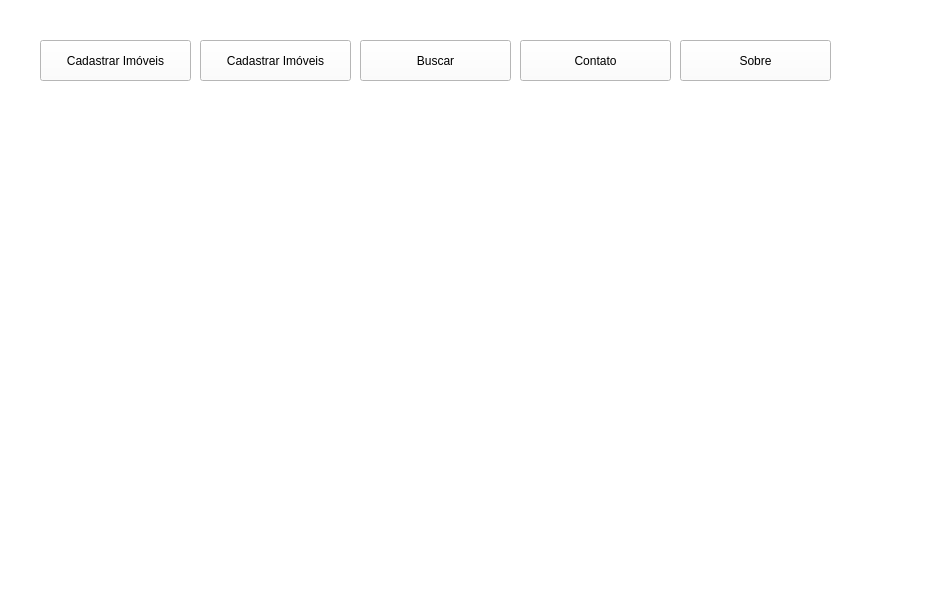
<?xml version="1.0" encoding="UTF-8"?>
<ui version="4.0">
 <class>MainWindow</class>
 <widget class="QMainWindow" name="MainWindow">
  <property name="geometry">
   <rect>
    <x>0</x>
    <y>0</y>
    <width>943</width>
    <height>600</height>
   </rect>
  </property>
  <property name="windowTitle">
   <string>MainWindow</string>
  </property>
  <property name="styleSheet">
   <string notr="true">background-color: rgb(255, 255, 255);
border-color: rgb(255, 255, 255);</string>
  </property>
  <widget class="QWidget" name="centralwidget">
   <widget class="QPushButton" name="pushButton_4">
    <property name="geometry">
     <rect>
      <x>40</x>
      <y>40</y>
      <width>151</width>
      <height>41</height>
     </rect>
    </property>
    <property name="cursor">
     <cursorShape>PointingHandCursor</cursorShape>
    </property>
    <property name="styleSheet">
     <string notr="true">font: 11pt &quot;MS Shell Dlg 2&quot;;
background-color: rgb(78, 89, 140);
color: rgb(255, 255, 255);
hover {
  background-color: yellow;
}</string>
    </property>
    <property name="text">
     <string>Cadastrar Imóveis</string>
    </property>
   </widget>
   <widget class="QPushButton" name="pushButton_5">
    <property name="geometry">
     <rect>
      <x>200</x>
      <y>40</y>
      <width>151</width>
      <height>41</height>
     </rect>
    </property>
    <property name="cursor">
     <cursorShape>PointingHandCursor</cursorShape>
    </property>
    <property name="styleSheet">
     <string notr="true">font: 11pt &quot;MS Shell Dlg 2&quot;;
background-color: rgb(78, 89, 140);
color: rgb(255, 255, 255);
hover {
  background-color: yellow;
}</string>
    </property>
    <property name="text">
     <string>Cadastrar Imóveis</string>
    </property>
   </widget>
   <widget class="QPushButton" name="pushButton_6">
    <property name="geometry">
     <rect>
      <x>360</x>
      <y>40</y>
      <width>151</width>
      <height>41</height>
     </rect>
    </property>
    <property name="cursor">
     <cursorShape>PointingHandCursor</cursorShape>
    </property>
    <property name="styleSheet">
     <string notr="true">font: 11pt &quot;MS Shell Dlg 2&quot;;
background-color: rgb(78, 89, 140);
color: rgb(255, 255, 255);
hover {
  background-color: yellow;
}</string>
    </property>
    <property name="text">
     <string>Buscar</string>
    </property>
   </widget>
   <widget class="QPushButton" name="pushButton_7">
    <property name="geometry">
     <rect>
      <x>680</x>
      <y>40</y>
      <width>151</width>
      <height>41</height>
     </rect>
    </property>
    <property name="cursor">
     <cursorShape>PointingHandCursor</cursorShape>
    </property>
    <property name="styleSheet">
     <string notr="true">font: 11pt &quot;MS Shell Dlg 2&quot;;
background-color: rgb(78, 89, 140);
color: rgb(255, 255, 255);
hover {
  background-color: yellow;
}</string>
    </property>
    <property name="text">
     <string>Sobre</string>
    </property>
   </widget>
   <widget class="QPushButton" name="pushButton_8">
    <property name="geometry">
     <rect>
      <x>520</x>
      <y>40</y>
      <width>151</width>
      <height>41</height>
     </rect>
    </property>
    <property name="cursor">
     <cursorShape>PointingHandCursor</cursorShape>
    </property>
    <property name="styleSheet">
     <string notr="true">font: 11pt &quot;MS Shell Dlg 2&quot;;
background-color: rgb(78, 89, 140);
color: rgb(255, 255, 255);
hover {
  background-color: yellow;
}</string>
    </property>
    <property name="text">
     <string>Contato</string>
    </property>
   </widget>
  </widget>
  <widget class="QStatusBar" name="statusbar"/>
 </widget>
 <resources/>
 <connections/>
</ui>
